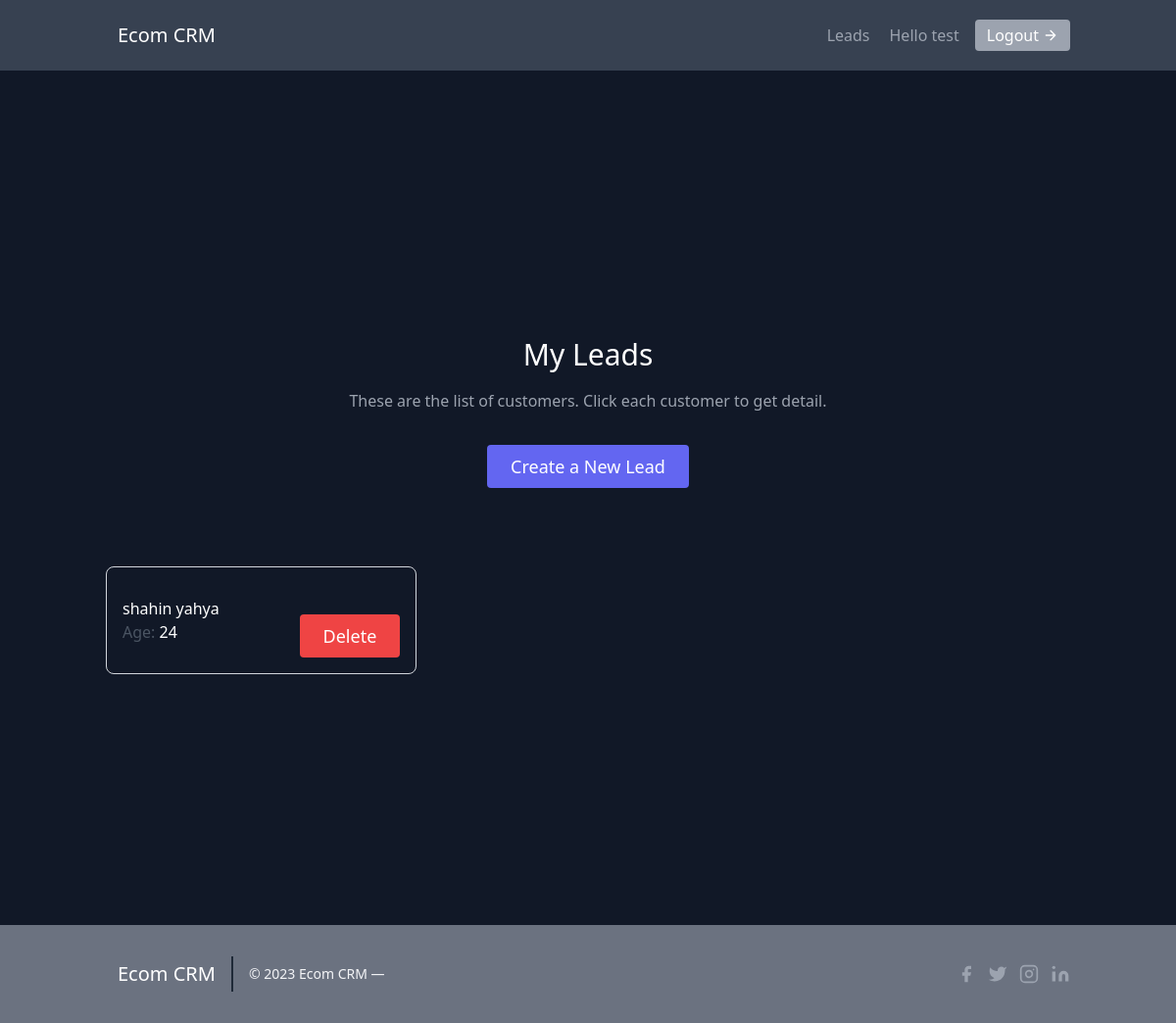
Page /leads/ (signed in) on the committed database.
### leads/models.py (models this page shows, shortened)
class User(AbstractUser):
    pass

class Lead(models.Model):
    first_name = models.CharField(max_length=25)
    last_name = models.CharField(max_length=25)
    age = models.IntegerField(default=10)
    agent = models.ForeignKey("Agent", on_delete=models.CASCADE)

### leads/views.py (the view)
# urls.py: path('', views.LeadListView.as_view(), name='lead-list'),
class LeadListView(LoginRequiredMixin, ListView):
    template_name = 'leads/lead_list.html'
    queryset = Lead.objects.all()
    context_object_name = 'leads'

### templates/leads/lead_list.html (shortened to what this page needs)
{% extends "../base.html" %}
    {% block content %}
    <section class="text-gray-400 bg-gray-900 body-font pt-44 pb-40">
        <div class="container px-5 py-24 mx-auto">
          <div class="flex flex-col justify-center items-center text-center w-full mb-20">
            <h1 class="sm:text-3xl text-2xl font-medium title-font mb-4 text-white">My Leads</h1>
            <p class="lg:w-2/3 mx-auto leading-relaxed text-base">These are the list of customers. Click each customer to get detail.</p>
            <button class="text-white bg-indigo-500 border-0 py-2 px-6 mt-8 focus:outline-none hover:bg-gray-700 hover:text-white rounded text-lg transition-all">
                <a href="{% url 'leads:create-lead' %}">
                    Create a New Lead
                </a>
            </button>
          </div>
          <div class="flex flex-wrap -m-2">
            {% for lead in leads  %}
            <div class="p-2 lg:w-1/3 md:w-1/2 w-full">
                    <a href="{% url 'leads:lead-detail' lead.pk %}">
                    <div class="h-full flex items-center justify-between border-gray-300 border p-4 rounded-lg group hover:bg-white cursor-pointer transition-all">
                        <div class="flex-grow ">
                            <h2 class="text-white group-hover:text-black title-font font-medium">{{ lead.first_name }} {{ lead.last_name }}</h2>
                            <p class="text-gray-600">Age: <span class="text-white group-hover:text-black"> {{ lead.age }} </span></p>
                        </div>
                        <div class="text-white bg-red-500 border-0 py-2 px-6 mt-8 focus:outline-none hover:bg-gray-700 hover:text-white rounded text-lg transition-all">
                            <a href="{% url 'leads:delete-lead' lead.pk %}">
                                Delete
                            </a>
                        </div>
                    </div>
                </a>
                </div>
            {% endfor %}
          </div>
        </div>
      </section>
    {% endblock content %}

### templates/leads/navbar.html (shortened to what this page needs)
<header class="text-gray-400 bg-gray-700 body-font">
    <div class="container mx-auto flex flex-wrap p-5 flex-col md:flex-row items-center">
      <a href="{% url 'home' %}" class="flex title-font font-medium items-center text-white mb-4 md:mb-0">
        <span class="ml-3 text-xl">Ecom CRM</span>
      </a>
      <nav class="md:ml-auto flex flex-wrap items-center text-base justify-center">
      {% if request.user.is_authenticated  %}
        <a href="{% url 'leads:lead-list' %}" class="mr-5 hover:text-white cursor-pointer transition-all">Leads</a>
        Hello {{ request.user.username }}
        <a href="{% url 'lead-logout' %}" class="ml-4 cursor-pointer inline-flex items-center bg-gray-400 border-0 py-1 px-3 focus:outline-none hover:bg-gray-900 rounded text-white mt-4 md:mt-0 transition-all">Logout
          <svg fill="none" stroke="currentColor" stroke-linecap="round" stroke-linejoin="round" stroke-width="2" class="w-4 h-4 ml-1" viewBox="0 0 24 24">
            <path d="M5 12h14M12 5l7 7-7 7"></path>
          </svg>
        </a>
      {% endif %}
    </div>
  </header>

### rows in the picture
User: user.username "test"
Lead: first_name "shahin", last_name "yahya", age "24"
